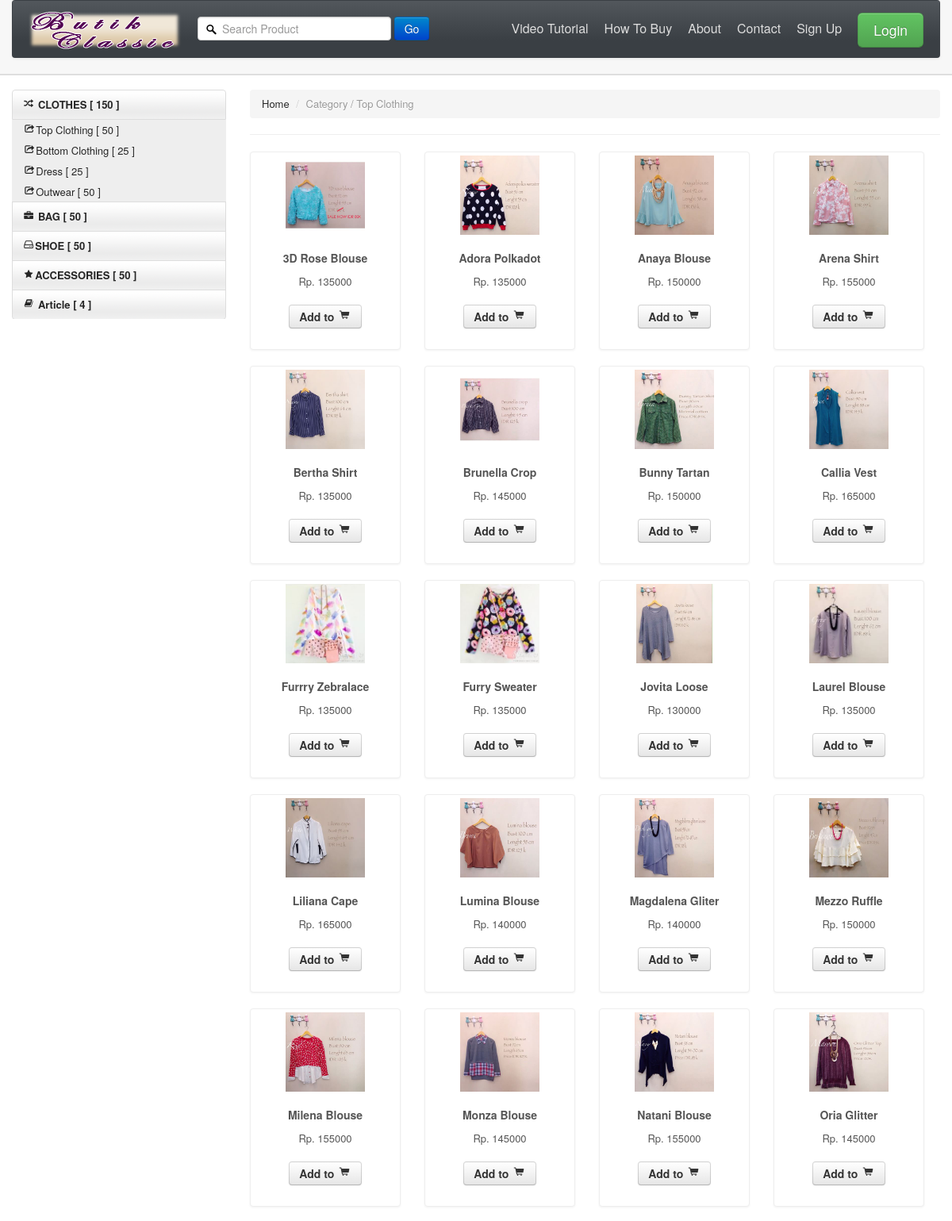
The page /?page=listproduct&id=Top Clothing (upper part) on the database its author committed.
### tables this page shows
CREATE TABLE `product` (
  `product_id` int(11) NOT NULL AUTO_INCREMENT,
  `product_name` varchar(255) DEFAULT NULL,
  `product_stock` int(11) NOT NULL DEFAULT '0',
  `product_price` int(11) NOT NULL DEFAULT '0',
  `product_detail` text,
  `product_image` varchar(255) DEFAULT NULL,
  `product_category` varchar(255) DEFAULT NULL,
  `product_date` datetime DEFAULT NULL,
  PRIMARY KEY (`product_id`),
  UNIQUE KEY `product_name` (`product_name`)
);

### index.php (called while the page is built, shortened)
<?php
include "control/fungsi.php";
include "control/session.php";
?>

### control/fungsi.php (the view, shortened to what this page needs)
<?php
function delete($val){
	$arr=array("'");
	return $new=str_replace($arr,"\'",$val);
}
function productlistbycategory($category){
	$query="SELECT *
			FROM ukuran u,product p
            where u.product_id=p.product_id and  p.product_category='$category'
			ORDER BY u.product_id, p.product_date desc,p.product_name";
	$query = mysql_query($query);
	$_p=0;
	while($data=mysql_fetch_row($query)){
		$_p = $_p + 1;
	}
	$out="";
	$query="SELECT *
			FROM product p
			where p.product_category='$category'";
	$query = mysql_query($query);
	while($data=mysql_fetch_row($query)){
		$image="";
		if ($data[5]==""){
			$image="themes/images/products/noimage.jpg";
		}else{
			$image="themes/images/products/$data[5]";
		}
		$out.="<li class=\"span3\" style=\"width:190px\">
				  <div class=\"thumbnail\">
					<a   onclick=\"product_detail('$data[0]','$_p')\"><img src=\"$image\" style=\"height:100px\" /></a>
					<div class=\"caption\">
					  <h5 id='name$data[0]'>$data[1] </h5>
					  <p id='price$data[0]'>Rp. $data[3]</p>
					  <p id='stock$data[0]' style='display:none;'>$data[2]</p>
					  <p id='image$data[0]' style='display:none;'> $image</p>
					  <p id='detail$data[0]' style='display:none;'> $data[4]</p>
					  <h4 style=\"text-align:center\">
					  <a class=\"btn\"  onclick=\"product_detail('$data[0]','$_p')\">Add to <i class=\"icon-shopping-cart\"></i></a></h4>
					</div>
				  </div>
				</li>";
	}
	return $out;
}
function clothes_count(){
	$out="";
	$query="SELECT count(*)
			FROM `product`
			where product_category='Top Clothing' or product_category='Bottom Clothing'
			or product_category='Dress'  or product_category='Outwear'";
	$query = mysql_query($query);
	while($data=mysql_fetch_row($query)){
		$out=$data[0];
	}
	return $out;
}
function topclothes_count(){
	$out="";
	$query="SELECT count(*)
			FROM `product`
			where product_category='Top Clothing'";
	$query = mysql_query($query);
	while($data=mysql_fetch_row($query)){
		$out=$data[0];
	}
	return $out;
}
function bottomclothes_count(){
	$out="";
	$query="SELECT count(*)
			FROM `product`
			where product_category='Bottom Clothing'";
	$query = mysql_query($query);
	while($data=mysql_fetch_row($query)){
		$out=$data[0];
	}
	return $out;
}
function dress_count(){
	$out="";
	$query="SELECT count(*)
			FROM `product`
			where product_category='Dress' ";
	$query = mysql_query($query);
	while($data=mysql_fetch_row($query)){
		$out=$data[0];
	}
	return $out;
}
function outwear_count(){
	$out="";
	$query="SELECT count(*)
			FROM `product`
			where  product_category='Outwear'";
	$query = mysql_query($query);
	while($data=mysql_fetch_row($query)){
		$out=$data[0];
	}
	return $out;
}
function bag_count(){
	$out="";
	$query="SELECT count(*)
			FROM `product`
			where  product_category='Bag'";
	$query = mysql_query($query);
	while($data=mysql_fetch_row($query)){
		$out=$data[0];
	}
	return $out;
}
function shoe_count(){
	$out="";
	$query="SELECT count(*)
			FROM `product`
			where  product_category='Shoe'";
	$query = mysql_query($query);
	while($data=mysql_fetch_row($query)){
		$out=$data[0];
	}
	return $out;
}
function accessories_count(){
	$out="";
	$query="SELECT count(*)
			FROM `product`
			where  product_category='Accessories'";
	$query = mysql_query($query);
	while($data=mysql_fetch_row($query)){
		$out=$data[0];
	}
	return $out;
}
function article_count(){
	$out="";
	$query="SELECT count(*)
			FROM article";
	$query = mysql_query($query);
	while($data=mysql_fetch_row($query)){
		$out=$data[0];
	}
	return $out;
}
function article_list(){
	$out="";
	$query="SELECT *
			FROM `article`
			order by article_date desc";
	$query = mysql_query($query);
	while($data=mysql_fetch_row($query)){
		$out.="<li><a href=\"?page=articledetail&id=$data[0]\"><i class=\"icon-file\"></i>".ucwords($data[1])." </a></li>";
	}
	return $out;
}
?>

### control/session.php (shortened to what this page needs)
<?php
$page=$_SESSION['page'];
if($page=="home"){
	include "home.php";
}else if($page=="video"){
	include "video.php";
}else if($page=="ceklogin"){
	include "control/ceklogin.php";
}else if($page=="listproduct"){
	include "products.php";
}else if($page=="contact"){
	include "contact.php";
}else if($page=="about"){
	include "about.php";
}else if($page=="howtobuy"){
	include "howtobuy.php";
}else if($page=="articledetail"){
	include "article_detail.php";
}else if(empty($_SESSION['userlogin']) or empty($_SESSION['type'])){
	if (empty($_SESSION['page'])){
		session_destroy();
		include "home.php";
		exit;
	}else{
		if($page=="home"){
			include "home.php";
		}else if($page=="ceklogin"){
			include "control/ceklogin.php";
		}else{
			notifications("Page not Found!!!","home");
		}
	}
}
?>

### products.php (shortened to what this page needs)
<!DOCTYPE html>
<html lang="en">
<?php
$data="";
$pagename="";
if (isset($_GET['id'])){
	$id=delete($_GET['id']);
	$data=productlistbycategory($id);
	$pagename="Category / $id";
}else if (isset($_POST['id'])){
	$id=delete($_POST['id']);
	$data=productlistbyname($id);
	$pagename="Result for '".ucwords($id)."'";
	if($data==""){
		$data="<h3 style='padding-left:50px'>'".ucwords($id)."' Not Found !</h3>";
	}
}else{
	notifications("Page not found!!!","home");
}
?>
  <head>
    <link id="callCss" rel="stylesheet" href="themes/bootshop/bootstrap.min.css" media="screen"/>
    <link href="themes/css/base.css" rel="stylesheet" media="screen"/>
	<link href="themes/css/bootstrap-responsive.min.css" rel="stylesheet"/>
	<link href="themes/css/font-awesome.css" rel="stylesheet" type="text/css">
	<link href="themes/js/google-code-prettify/prettify.css" rel="stylesheet"/>
  </head>
<body>
	<?php
		include "header.php";
	?>
<div id="mainBody">
	<div class="container">
		<div class="row">
			<?php
				include "sidebar.php";
			?>
			<div class="span9">
				<ul class="breadcrumb">
					<li><a href="index.html">Home</a> <span class="divider">/</span></li>
					<li class="active"><?php echo $pagename;?></li>
				</ul>
				<hr class="soft"/>
				<div class="tab-pane  active" id="blockView">
					<ul class="thumbnails">
						<?php echo $data;?>
							</ul>
				</div>
			</div>
		</div>
	</div>
</div>
</body>
</html>

### header.php (shortened to what this page needs)
<div id="header">
<div class="container">
<div id="logoArea" class="navbar">
  <div class="navbar-inner">
    <a class="brand" href="?page=home"><img src="themes/images/logo.png" title="Home"/></a>
	<form class="form-inline navbar-search" method="post" action="?page=listproduct" >
		<input id="srchFld" placeholder="Search Product" type="text" name="id" required style="padding-left:30px"/>
		   <button type="submit" id="submitButton" class="btn btn-primary">Go</button>
    </form>
    <ul id="topMenu" class="nav pull-right">
	 <li class=""><a href="?page=video">Video Tutorial</a></li>
	 <li class=""><a href="?page=howtobuy">How To Buy</a></li>
	 <li class=""><a href="?page=about">About</a></li>
	 <li class=""><a href="?page=contact">Contact</a></li>
	 <?php
		if (empty($_SESSION['userlogin'])){
		echo "<li class=\"\"><a href=\"#register\" data-toggle=\"modal\">Sign Up</a></li>";
		echo "<li class=\"\"><a href=\"#login\" role=\"button\" data-toggle=\"modal\" style=\"padding-right:0\"><span class=\"btn btn-large btn-success\">Login</span></a></li>";
	 ?>
	 <?php } ?>
    </ul>
  </div>
</div>
</div>
</div>

### sidebar.php (shortened to what this page needs)
<div id="sidebar" class="span3">
<?php
	if (!empty($_SESSION['userlogin'])){
		$userlogin=$_SESSION['userlogin'];
		$usertype=$_SESSION['type'];
		$product_member=  admin_product_count();
		if($usertype=="admin"){
			$username=ucwords(get_admin_name($userlogin));
			$count_article=  article_count();
			$count_member=  member_count()-1;
			$count_sms=  sms_count();
			$count_faktur_order=  count_faktur_order();
			$count_faktur_confirm =  count_faktur_confirm();
			echo "<div class=\"well well-small\">
				<h4>Administrator</h4>
				<a id=\"myCart\" href=\"#adminaccount\" data-toggle=\"modal\"><img src=\"themes/images/ico-user.png\"> $username - $usertype</a><br/>
				<div id=\"adminaccount\" class=\"modal hide fade in\" tabindex=\"-1\" role=\"dialog\" aria-labelledby=\"login\" aria-hidden=\"false\" >
					  <div class=\"modal-header\">
						<button type=\"button\" class=\"close\" data-dismiss=\"modal\" aria-hidden=\"true\">X</button>
						<h3>Account</h3>
					  </div>
					  <div class=\"modal-body\">
						<form class=\"form-horizontal loginFrm\" method=\"POST\" action=\"?page=adminprocess\">
						<input type=\"hidden\" name=\"ket\" value=\"admin_account_update\">
						<input type=\"hidden\" name=\"id\" value='$userlogin'>
						  <div class=\"control-group\">
							<input type=\"text\" name=\"username\" required autofocus placeholder=\"Username\" value='$username'>
						  </div>
						  <div class=\"control-group\">
							<input type=\"password\" name=\"password\" required placeholder=\"Password\">
						  </div>
						  <div class=\"control-group\">
						  </div>
						  <div class=\"control-group\">
							<input type=\"submit\" class=\"btn btn-success\" value='Save'/>
							<button class=\"btn\" data-dismiss=\"modal\" aria-hidden=\"true\">Close</button>
						  </div>
						</form>
					  </div>
				</div>
				<a id=\"myCart\" href=\"?page=admin_member\"><img src=\"themes/images/ico-member.png\">Member<span class=\"badge badge-warning pull-right\">$count_member</span></a><br/>
				<a id=\"myCart\" href=\"?page=admin_product\"><img src=\"themes/images/ico-product.png\">Product<span class=\"badge badge-warning pull-right\">$product_member</span></a><br/>
				<a id=\"myCart\" href=\"?page=admin_faktur\"><img src=\"themes/images/ico-faktur.png\">Faktur<span class=\"badge badge-warning pull-right\">$count_faktur_order</span></a><br/>
				<a id=\"myCart\" href=\"?page=admin_fakturconfirm\"><img src=\"themes/images/visa.png\">Faktur Confirm<span class=\"badge badge-warning pull-right\">$count_faktur_confirm</span></a><br/>
				<a id=\"myCart\" href=\"?page=admin_article\"><img src=\"themes/images/ico-article.png\">Article<span class=\"badge badge-warning pull-right\">$count_article</span></a><br/>
				<a id=\"myCart\" href=\"?page=admin_sms\"><img src=\"themes/images/message.png\">SMS<span class=\"badge badge-warning pull-right\">$count_sms</span></a><br/>
				<a id=\"myCart\" href=\"?page=admin_kuesioner\"><img src=\"themes/images/ico-kuesioner.png\">Kuesioner</a><br/>
				<a id=\"myCart\" href=\"?page=admin_report\"><img src=\"themes/images/ico-faktur.png\">Report</a><br/>
				<a id=\"myCart\" href=\"?page=logout\"><img src=\"themes/images/ico-off.png\">Logout</a><br/>
			</div>
			";
		}else if($usertype=="member"){
			$username=ucwords(get_member_name($userlogin));
			$faktur_number = $_SESSION['faktur_number'];
			$total_order=total_orderbyfaktur($faktur_number);
			echo data_member($userlogin);
			echo "<div class=\"well well-small\">
				<h4>Member</h4>
				<a id=\"myCart\" href=\"#\"  onclick=\"member_account('$userlogin');\"><img src=\"themes/images/ico-user.png\"> $username - $usertype </a><br/>
				<a id=\"myCart\" href=\"?page=orders\"><img src=\"themes/images/ico-cart1.png\">$total_order Items in your cart</a><br/>
				<a id=\"myCart\" href=\"?page=logout\"><img src=\"themes/images/ico-off.png\">Logout</a><br/>
			</div>
			";
		?>
	<ul id="sideManu" class="nav nav-tabs nav-stacked">
		<li class="subMenu open"><a href="#"><i class="icon-random"></i>  CLOTHES [ <?php echo clothes_count();?> ] </a>
			<ul>
				<li><a href="?page=listproduct&id=Top Clothing"><i class="icon-share"></i>Top Clothing [ <?php echo topclothes_count();?> ]</a></li>
				<li><a href="?page=listproduct&id=Bottom Clothing"><i class="icon-share"></i>Bottom Clothing [ <?php echo bottomclothes_count();?> ]</a></li>
				<li><a href="?page=listproduct&id=Dress"><i class="icon-share"></i>Dress [ <?php echo dress_count();?> ]</a></li>
				<li><a href="?page=listproduct&id=Outwear"><i class="icon-share"></i>Outwear  [ <?php echo outwear_count();?> ]</a></li>
			</ul>
		</li>
		<li><a href="?page=listproduct&id=Bag"><i class="icon-briefcase"></i> BAG [ <?php echo bag_count();?> ]</a></li>
		<li><a href="?page=listproduct&id=Shoe"><i class="icon-hdd"></i>SHOE [ <?php echo shoe_count();?> ]</a></li>
		<li><a href="?page=listproduct&id=Accessories"><i class="icon-star"></i>ACCESSORIES [ <?php echo accessories_count();?> ]</a></li>
		<?php
		}
	}else{
		?>
	<ul id="sideManu" class="nav nav-tabs nav-stacked">
		<li class="subMenu open"><a href="#"><i class="icon-random"></i>  CLOTHES [ <?php echo clothes_count();?> ] </a>
			<ul>
				<li><a href="?page=listproduct&id=Top Clothing"><i class="icon-share"></i>Top Clothing [ <?php echo topclothes_count();?> ]</a></li>
				<li><a href="?page=listproduct&id=Bottom Clothing"><i class="icon-share"></i>Bottom Clothing [ <?php echo bottomclothes_count();?> ]</a></li>
				<li><a href="?page=listproduct&id=Dress"><i class="icon-share"></i>Dress [ <?php echo dress_count();?> ]</a></li>
				<li><a href="?page=listproduct&id=Outwear"><i class="icon-share"></i>Outwear  [ <?php echo outwear_count();?> ]</a></li>
			</ul>
		</li>
		<li><a href="?page=listproduct&id=Bag"><i class="icon-briefcase"></i> BAG [ <?php echo bag_count();?> ]</a></li>
		<li><a href="?page=listproduct&id=Shoe"><i class="icon-hdd"></i>SHOE [ <?php echo shoe_count();?> ]</a></li>
		<li><a href="?page=listproduct&id=Accessories"><i class="icon-star"></i>ACCESSORIES [ <?php echo accessories_count();?> ]</a></li>
		<?php
		}
 ?>
		<li class="subMenu"><a href="#"> <i class="icon-book"></i> Article [ <?php echo article_count();?> ]</a>
				<?php echo article_list();?>
		</li>
	</ul>
	<br/>
</div>

### rows shown on the page
product: product_image (picture), product_name "3D Rose Blouse", product_price "135000"
product: product_image (picture), product_name "Adora Polkadot", product_price "135000"
product: product_image (picture), product_name "Anaya Blouse", product_price "150000"
product: product_image (picture), product_name "Arena Shirt", product_price "155000"
product: product_image (picture), product_name "Bertha Shirt", product_price "135000"
product: product_image (picture), product_name "Brunella Crop", product_price "145000"
product: product_image (picture), product_name "Bunny Tartan", product_price "150000"
product: product_image (picture), product_name "Callia Vest", product_price "165000"
product: product_image (picture), product_name "Furrry Zebralace", product_price "135000"
product: product_image (picture), product_name "Furry Sweater", product_price "135000"
product: product_image (picture), product_name "Jovita Loose", product_price "130000"
product: product_image (picture), product_name "Laurel Blouse", product_price "135000"
product: product_image (picture), product_name "Liliana Cape", product_price "165000"
product: product_image (picture), product_name "Lumina Blouse", product_price "140000"
product: product_image (picture), product_name "Magdalena Gliter", product_price "140000"
product: product_image (picture), product_name "Mezzo Ruffle", product_price "150000"
product: product_image (picture), product_name "Milena Blouse", product_price "155000"
product: product_image (picture), product_name "Monza Blouse", product_price "145000"
product: product_image (picture), product_name "Natani Blouse", product_price "155000"
product: product_image (picture), product_name "Oria Glitter", product_price "145000"

### other values the page prints
clothes_count() "150"
topclothes_count() "50"
bottomclothes_count() "25"
dress_count() "25"
outwear_count() "50"
bag_count() "50"
shoe_count() "50"
accessories_count() "50"
article_count() "4"
$pagename "Category / Top Clothing"
